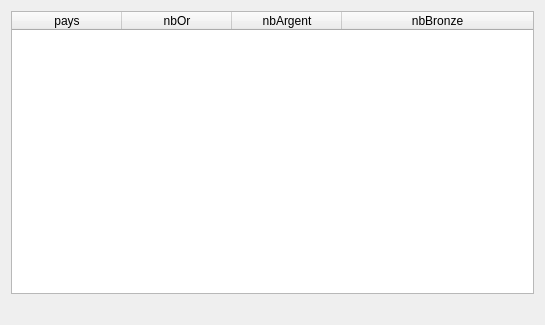
<?xml version="1.0" encoding="UTF-8"?>
<ui version="4.0">
 <class>fct_2_2</class>
 <widget class="QDialog" name="fct_2_2">
  <property name="geometry">
   <rect>
    <x>0</x>
    <y>0</y>
    <width>545</width>
    <height>325</height>
   </rect>
  </property>
  <property name="windowTitle">
   <string>Classement des pays</string>
  </property>
  <layout class="QVBoxLayout" name="verticalLayout">
   <item>
    <layout class="QHBoxLayout" name="horizontalLayout"/>
   </item>
   <item>
    <widget class="QTableWidget" name="table_fct_2_2">
     <attribute name="horizontalHeaderDefaultSectionSize">
      <number>110</number>
     </attribute>
     <attribute name="horizontalHeaderMinimumSectionSize">
      <number>50</number>
     </attribute>
     <attribute name="horizontalHeaderStretchLastSection">
      <bool>true</bool>
     </attribute>
     <attribute name="verticalHeaderVisible">
      <bool>false</bool>
     </attribute>
     <column>
      <property name="text">
       <string>pays</string>
      </property>
     </column>
     <column>
      <property name="text">
       <string>nbOr</string>
      </property>
     </column>
     <column>
      <property name="text">
       <string>nbArgent</string>
      </property>
     </column>
     <column>
      <property name="text">
       <string>nbBronze</string>
      </property>
     </column>
    </widget>
   </item>
   <item>
    <widget class="QLabel" name="label_fct_2_2">
     <property name="text">
      <string/>
     </property>
     <property name="alignment">
      <set>Qt::AlignCenter</set>
     </property>
    </widget>
   </item>
  </layout>
 </widget>
 <resources/>
 <connections/>
 <slots>
  <slot>refreshResult()</slot>
 </slots>
</ui>
